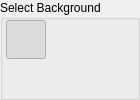
                   <widget class="QGroupBox" name="groupBox_2">
                    <property name="sizePolicy">
                     <sizepolicy hsizetype="Fixed" vsizetype="Fixed">
                      <horstretch>0</horstretch>
                      <verstretch>0</verstretch>
                     </sizepolicy>
                    </property>
                    <property name="maximumSize">
                     <size>
                      <width>140</width>
                      <height>16777215</height>
                     </size>
                    </property>
                    <property name="title">
                     <string>Select Background</string>
                    </property>
                    <layout class="QGridLayout" name="gridLayout_9" rowstretch="0,0,0" columnstretch="0,0,0,0,0" rowminimumheight="0,0,0" columnminimumwidth="0,0,0,0,0">
                     <property name="leftMargin">
                      <number>0</number>
                     </property>
                     <property name="topMargin">
                      <number>0</number>
                     </property>
                     <property name="rightMargin">
                      <number>0</number>
                     </property>
                     <property name="bottomMargin">
                      <number>0</number>
                     </property>
                     <property name="spacing">
                      <number>0</number>
                     </property>
                     <item row="1" column="4">
                      <widget class="QPushButton" name="tab_map_push_button_background_temp_coh">
                       <property name="enabled">
                        <bool>true</bool>
                       </property>
                       <property name="sizePolicy">
                        <sizepolicy hsizetype="Fixed" vsizetype="Fixed">
                         <horstretch>0</horstretch>
                         <verstretch>0</verstretch>
                        </sizepolicy>
                       </property>
                       <property name="maximumSize">
                        <size>
                         <width>40</width>
                         <height>40</height>
                        </size>
                       </property>
                       <property name="toolTip">
                        <string>Temporal coherence</string>
                       </property>
                       <property name="toolTipDuration">
                        <number>3000</number>
                       </property>
                       <property name="text">
                        <string/>
                       </property>
                       <property name="icon">
                        <iconset resource="../../../resources/qrc/icons_128.qrc">
                         <normaloff>:/icons/128/map_coherence_gray.png</normaloff>
                         <activeon>:/icons/128/map_coherence_blue.png</activeon>:/icons/128/map_coherence_gray.png</iconset>
                       </property>
                       <property name="iconSize">
                        <size>
                         <width>28</width>
                         <height>28</height>
                        </size>
                       </property>
                       <property name="checkable">
                        <bool>true</bool>
                       </property>
                       <property name="flat">
                        <bool>true</bool>
                       </property>
                       <attribute name="buttonGroup">
                        <string notr="true">tab_map_button_group_background</string>
                       </attribute>
                      </widget>
                     </item>
                     <item row="1" column="2">
                      <widget class="QPushButton" name="tab_map_push_button_background_amplitude">
                       <property name="sizePolicy">
                        <sizepolicy hsizetype="Fixed" vsizetype="Fixed">
                         <horstretch>0</horstretch>
                         <verstretch>0</verstretch>
                        </sizepolicy>
                       </property>
                       <property name="maximumSize">
                        <size>
                         <width>40</width>
                         <height>40</height>
                        </size>
                       </property>
                       <property name="font">
                        <font>
                         <kerning>true</kerning>
                        </font>
                       </property>
                       <property name="acceptDrops">
                        <bool>false</bool>
                       </property>
                       <property name="toolTip">
                        <string>Amplitude</string>
                       </property>
                       <property name="toolTipDuration">
                        <number>3000</number>
                       </property>
                       <property name="text">
                        <string/>
                       </property>
                       <property name="icon">
                        <iconset resource="../../../resources/qrc/icons_128.qrc">
                         <normaloff>:/icons/128/map_amplitude_gray.png</normaloff>
                         <activeon>:/icons/128/map_amplitude_blue.png</activeon>:/icons/128/map_amplitude_gray.png</iconset>
                       </property>
                       <property name="iconSize">
                        <size>
                         <width>28</width>
                         <height>28</height>
                        </size>
                       </property>
                       <property name="checkable">
                        <bool>true</bool>
                       </property>
                       <property name="checked">
                        <bool>false</bool>
                       </property>
                       <property name="flat">
                        <bool>true</bool>
                       </property>
                       <attribute name="buttonGroup">
                        <string notr="true">tab_map_button_group_background</string>
                       </attribute>
                      </widget>
                     </item>
                     <item row="1" column="1">
                      <widget class="QPushButton" name="tab_map_push_button_background_mean_amplitude">
                       <property name="sizePolicy">
                        <sizepolicy hsizetype="Fixed" vsizetype="Fixed">
                         <horstretch>0</horstretch>
                         <verstretch>0</verstretch>
                        </sizepolicy>
                       </property>
                       <property name="minimumSize">
                        <size>
                         <width>0</width>
                         <height>0</height>
                        </size>
                       </property>
                       <property name="maximumSize">
                        <size>
                         <width>40</width>
                         <height>40</height>
                        </size>
                       </property>
                       <property name="acceptDrops">
                        <bool>false</bool>
                       </property>
                       <property name="toolTip">
                        <string>Mean amplitude</string>
                       </property>
                       <property name="toolTipDuration">
                        <number>3000</number>
                       </property>
                       <property name="text">
                        <string/>
                       </property>
                       <property name="icon">
                        <iconset resource="../../../resources/qrc/icons_128.qrc">
                         <normaloff>:/icons/128/map_mean_amplitude_gray.png</normaloff>
                         <activeon>:/icons/128/map_mean_amplitude_blue.png</activeon>:/icons/128/map_mean_amplitude_gray.png</iconset>
                       </property>
                       <property name="iconSize">
                        <size>
                         <width>28</width>
                         <height>28</height>
                        </size>
                       </property>
                       <property name="checkable">
                        <bool>true</bool>
                       </property>
                       <property name="checked">
                        <bool>true</bool>
                       </property>
                       <property name="flat">
                        <bool>true</bool>
                       </property>
                       <attribute name="buttonGroup">
                        <string notr="true">tab_map_button_group_background</string>
                       </attribute>
                      </widget>
                     </item>
                     <item row="2" column="1">
                      <widget class="QPushButton" name="tab_map_push_button_background_amplitude_dispersion">
                       <property name="enabled">
                        <bool>false</bool>
                       </property>
                       <property name="sizePolicy">
                        <sizepolicy hsizetype="Fixed" vsizetype="Fixed">
                         <horstretch>0</horstretch>
                         <verstretch>0</verstretch>
                        </sizepolicy>
                       </property>
                       <property name="maximumSize">
                        <size>
                         <width>40</width>
                         <height>40</height>
                        </size>
                       </property>
                       <property name="baseSize">
                        <size>
                         <width>35</width>
                         <height>35</height>
                        </size>
                       </property>
                       <property name="acceptDrops">
                        <bool>false</bool>
                       </property>
                       <property name="toolTip">
                        <string>Amplitude Dispersion</string>
                       </property>
                       <property name="toolTipDuration">
                        <number>3000</number>
                       </property>
                       <property name="text">
                        <string/>
                       </property>
                       <property name="icon">
                        <iconset resource="../../../resources/qrc/icons_128.qrc">
                         <normaloff>:/icons/128/map_amplitude_dispersion_gray.png</normaloff>
                         <activeon>:/icons/128/map_amplitude_dispersion_blue.png</activeon>:/icons/128/map_amplitude_dispersion_gray.png</iconset>
                       </property>
                       <property name="iconSize">
                        <size>
                         <width>28</width>
                         <height>28</height>
                        </size>
                       </property>
                       <property name="checkable">
                        <bool>true</bool>
                       </property>
                       <property name="checked">
                        <bool>false</bool>
                       </property>
                       <property name="flat">
                        <bool>true</bool>
                       </property>
                       <attribute name="buttonGroup">
                        <string notr="true">tab_map_button_group_background</string>
                       </attribute>
                      </widget>
                     </item>
                     <item row="2" column="2">
                      <widget class="QPushButton" name="tab_map_push_button_background_none">
                       <property name="sizePolicy">
                        <sizepolicy hsizetype="Fixed" vsizetype="Fixed">
                         <horstretch>0</horstretch>
                         <verstretch>0</verstretch>
                        </sizepolicy>
                       </property>
                       <property name="maximumSize">
                        <size>
                         <width>40</width>
                         <height>40</height>
                        </size>
                       </property>
                       <property name="baseSize">
                        <size>
                         <width>0</width>
                         <height>0</height>
                        </size>
                       </property>
                       <property name="toolTip">
                        <string>No background</string>
                       </property>
                       <property name="toolTipDuration">
                        <number>3000</number>
                       </property>
                       <property name="text">
                        <string/>
                       </property>
                       <property name="icon">
                        <iconset resource="../../../resources/qrc/icons_128.qrc">
                         <normaloff>:/icons/128/map_none_gray.png</normaloff>
                         <activeon>:/icons/128/map_none_blue.png</activeon>:/icons/128/map_none_gray.png</iconset>
                       </property>
                       <property name="iconSize">
                        <size>
                         <width>28</width>
                         <height>28</height>
                        </size>
                       </property>
                       <property name="checkable">
                        <bool>true</bool>
                       </property>
                       <property name="flat">
                        <bool>true</bool>
                       </property>
                       <attribute name="buttonGroup">
                        <string notr="true">tab_map_button_group_background</string>
                       </attribute>
                      </widget>
                     </item>
                    </layout>
                   </widget>
